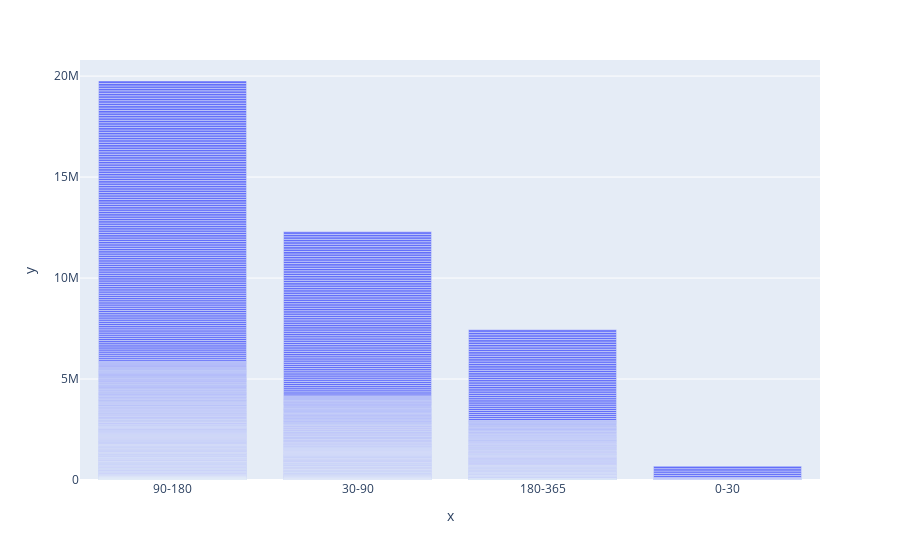

The notebook cell saved with this chart:
### Markdown cell above
Построим интерактивный барплот, на котором будут показаны категории с количеством уникальных клиентов в них

### Code cell
import plotly.express as px

px.bar(x=ads_bins.diff_categorical, y=ads_bins.client_union_id)

### Figure 1 — Plotly figure (JSON) as saved in the notebook; plotly's stock layout.template omitted (floating-point values rounded to 4 significant figures; data arrays with more than 128 entries replaced by an {"elided": "..."} marker saying what was removed)
{"data": [{"alignmentgroup": "True", "hovertemplate": "x=%{x}<br>y=%{y}<extra></extra>", "legendgroup": "", "marker": {"color": "#636efa"}, "name": "", "offsetgroup": "", "orientation": "v", "showlegend": false, "textposition": "auto", "type": "bar", "x": {"elided": "838 str values"}, "xaxis": "x", "y": {"elided": "838 int values"}, "yaxis": "y"}], "layout": {"barmode": "relative", "legend": {"tracegroupgap": 0}, "margin": {"t": 60}, "xaxis": {"anchor": "y", "domain": [0, 1], "title": {"text": "x"}}, "yaxis": {"anchor": "x", "domain": [0, 1], "title": {"text": "y"}}}}
